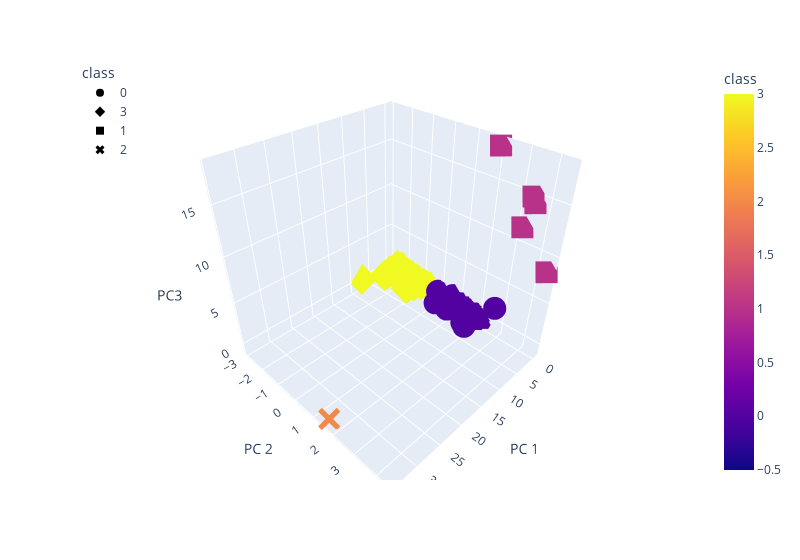

The code cell stored with this chart in its notebook:
### Markdown cell above
### Deliverable 4: Visualizing Cryptocurrencies Results

#### 3D-Scatter with Clusters

### Code cell
# Creating a 3D-Scatter with the PCA data and the clusters
fig = px.scatter_3d(
    clusters,
    x="PC 1",
    y="PC 2",
    z="PC3",
    hover_name='CoinName',
    hover_data=['Algorithm'],
    color="class",
    symbol="class",
    width=800,
)
fig.update_layout(legend=dict(x=0, y=1))
fig.show()

### Figure 1 — Plotly figure (JSON) as saved in the notebook; plotly's stock layout.template omitted (floating-point values rounded to 4 significant figures; data arrays with more than 128 entries replaced by an {"elided": "..."} marker saying what was removed)
{"data": [{"customdata": {"elided": "288x1 str values"}, "hovertemplate": "<b>%{hovertext}</b><br><br>class=%{marker.color}<br>PC 1=%{x}<br>PC 2=%{y}<br>PC3=%{z}<br>Algorithm=%{customdata[0]}<extra></extra>", "hovertext": {"elided": "288 str values"}, "legendgroup": "0", "marker": {"color": {"elided": "288 int values"}, "coloraxis": "coloraxis", "symbol": "circle"}, "mode": "markers", "name": "0", "scene": "scene", "showlegend": true, "type": "scatter3d", "x": {"elided": "288 float values"}, "y": {"elided": "288 float values"}, "z": {"elided": "288 float values"}}, {"customdata": {"elided": "238x1 str values"}, "hovertemplate": "<b>%{hovertext}</b><br><br>class=%{marker.color}<br>PC 1=%{x}<br>PC 2=%{y}<br>PC3=%{z}<br>Algorithm=%{customdata[0]}<extra></extra>", "hovertext": {"elided": "238 str values"}, "legendgroup": "3", "marker": {"color": {"elided": "238 int values"}, "coloraxis": "coloraxis", "symbol": "diamond"}, "mode": "markers", "name": "3", "scene": "scene", "showlegend": true, "type": "scatter3d", "x": {"elided": "238 float values"}, "y": {"elided": "238 float values"}, "z": {"elided": "238 float values"}}, {"customdata": [["Proof-of-BibleHash"], ["SHA-256 + Hive"], ["Proof-of-Authority"], ["ECC 256K1"], ["Leased POS"]], "hovertemplate": "<b>%{hovertext}</b><br><br>class=%{marker.color}<br>PC 1=%{x}<br>PC 2=%{y}<br>PC3=%{z}<br>Algorithm=%{customdata[0]}<extra></extra>", "hovertext": ["BiblePay", "LitecoinCash", "Poa Network", "Acute Angle Cloud", "Waves"], "legendgroup": "1", "marker": {"color": [1, 1, 1, 1, 1], "coloraxis": "coloraxis", "symbol": "square"}, "mode": "markers", "name": "1", "scene": "scene", "showlegend": true, "type": "scatter3d", "x": [-0.2035, -0.3926, -0.408, -0.3412, -0.4121], "y": [3.473, 3.252, 3.557, 4.412, 2.028], "z": [14.95, 11.75, 14.37, 8.529, 18.23]}, {"customdata": [["TRC10"]], "hovertemplate": "<b>%{hovertext}</b><br><br>class=%{marker.color}<br>PC 1=%{x}<br>PC 2=%{y}<br>PC3=%{z}<br>Algorithm=%{customdata[0]}<extra></extra>", "hovertext": ["BitTorrent"], "legendgroup": "2", "marker": {"color": [2], "coloraxis": "coloraxis", "symbol": "x"}, "mode": "markers", "name": "2", "scene": "scene", "showlegend": true, "type": "scatter3d", "x": [34.08], "y": [1.59], "z": [-0.7306]}], "layout": {"coloraxis": {"colorbar": {"title": {"text": "class"}}, "colorscale": [[0, "#0d0887"], [0.1111, "#46039f"], [0.2222, "#7201a8"], [0.3333, "#9c179e"], [0.4444, "#bd3786"], [0.5556, "#d8576b"], [0.6667, "#ed7953"], [0.7778, "#fb9f3a"], [0.8889, "#fdca26"], [1, "#f0f921"]]}, "legend": {"title": {"text": "class"}, "tracegroupgap": 0, "x": 0, "y": 1}, "margin": {"t": 60}, "scene": {"domain": {"x": [0, 1], "y": [0, 1]}, "xaxis": {"title": {"text": "PC 1"}}, "yaxis": {"title": {"text": "PC 2"}}, "zaxis": {"title": {"text": "PC3"}}}, "width": 800}}
